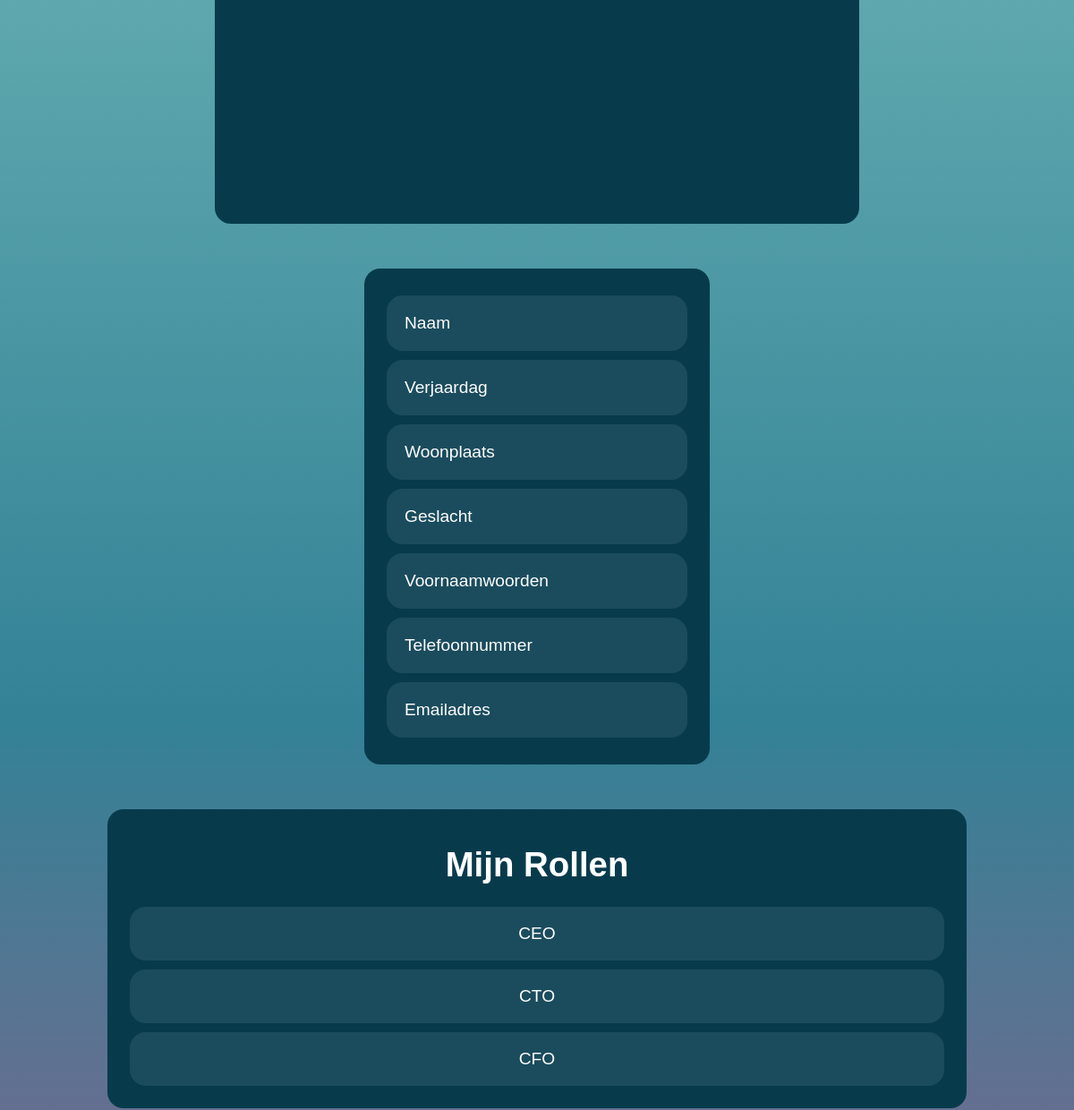
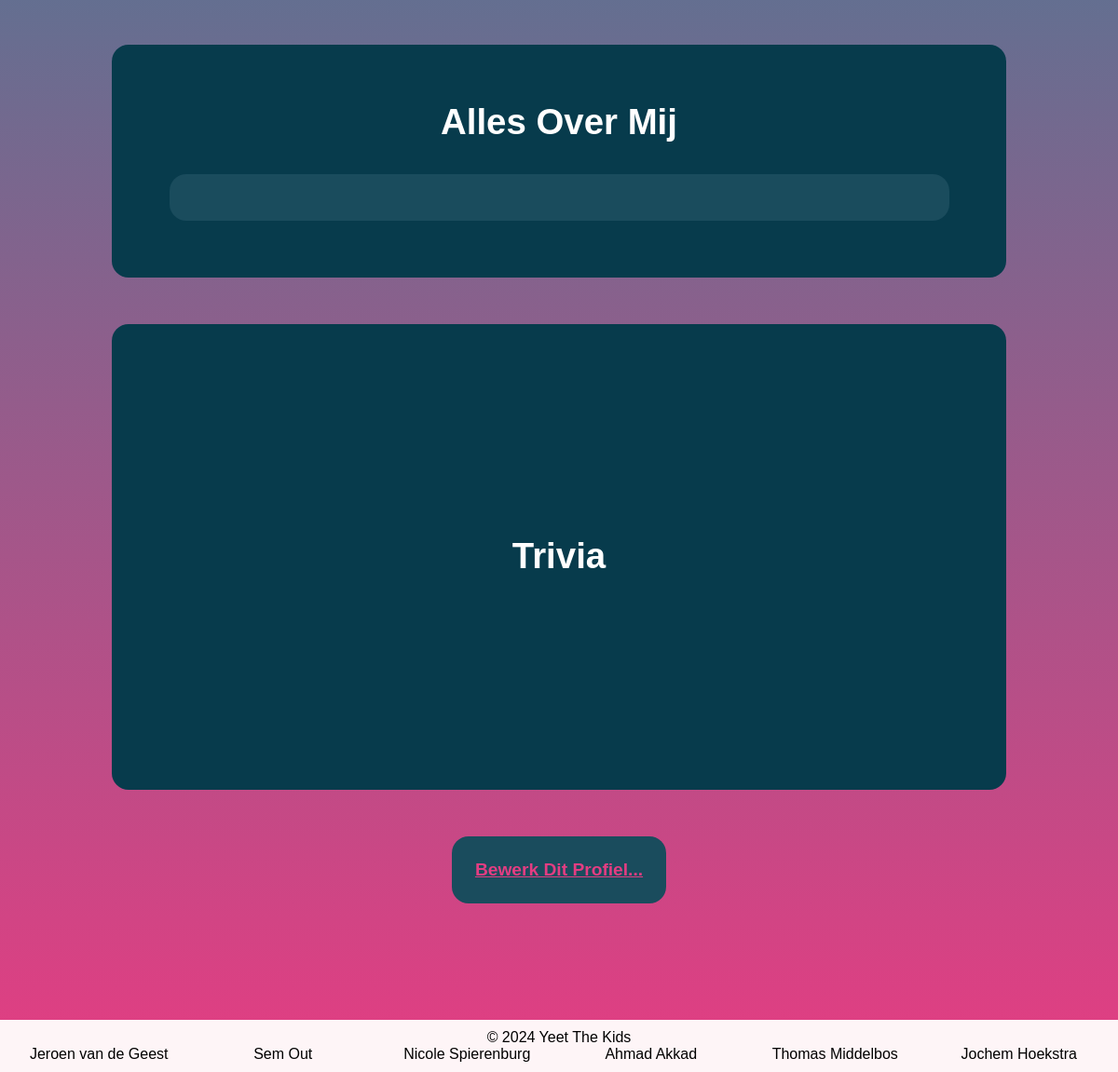
Page /profiles/Ik word gek (signed in, lower part) on the earlier database version (2 pictures, top to bottom).
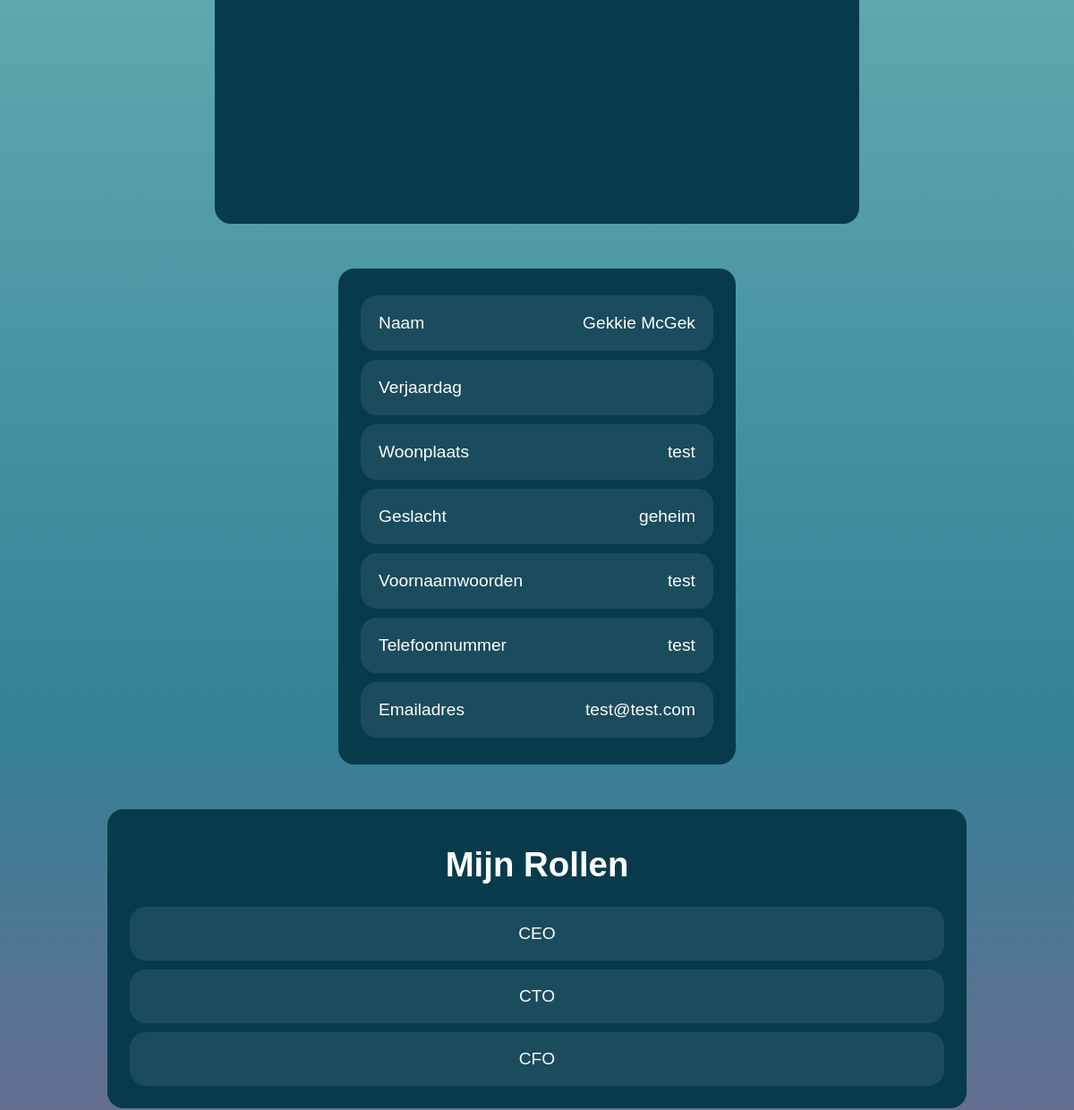
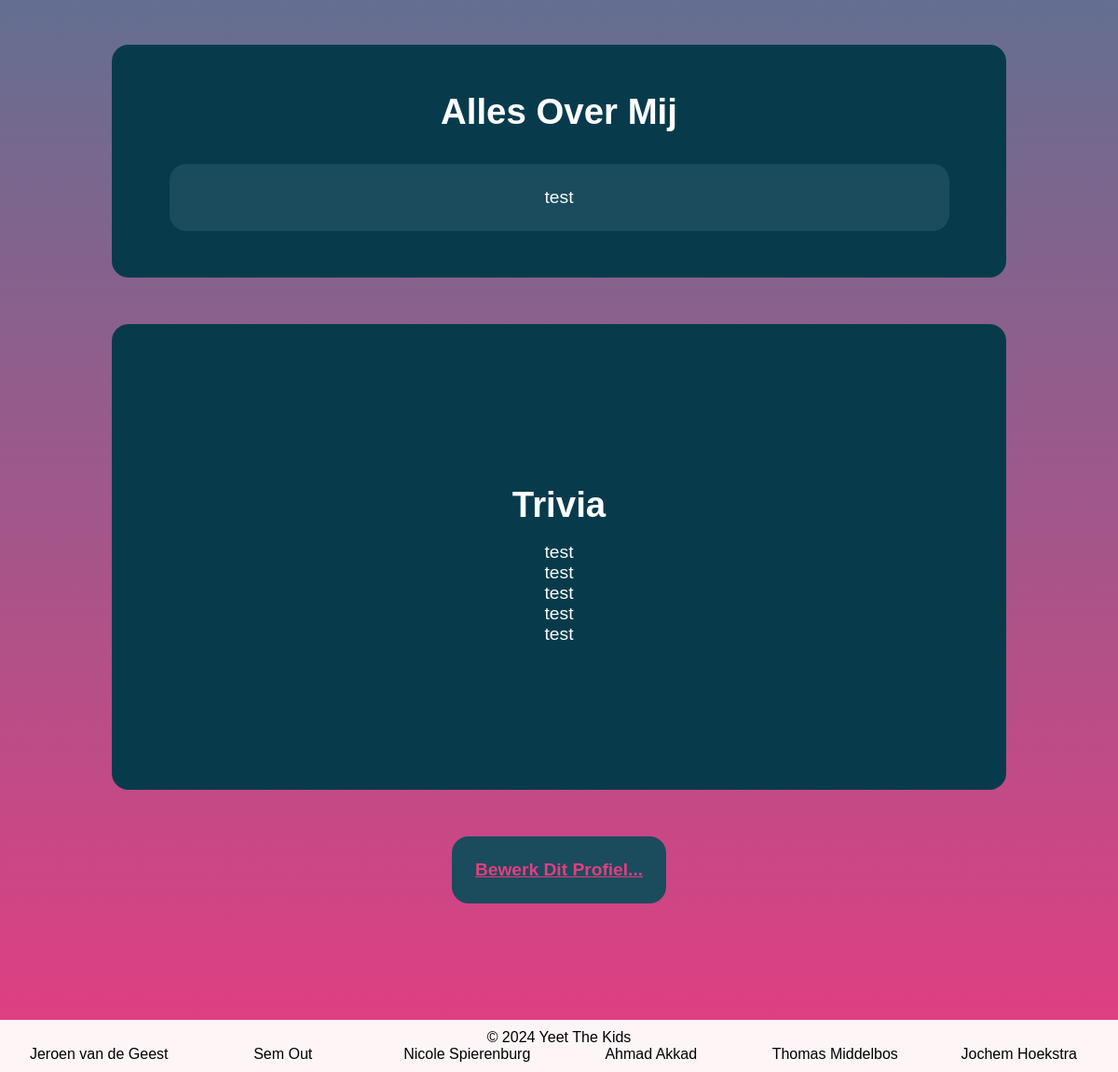
Same page on the later database version (2 pictures, top to bottom).
### user_profiles/models.py (models this page shows, shortened)
class User(AbstractUser):
    GENDERS = [
        ('geheim', 'Geheim'),
        ('vrouw', 'Vrouwelijk'),
        ('man', 'Mannelijk'),
        ('nb', 'Non-Binair'),
    ]
    pfp = models.ImageField(upload_to='profile_pics/', blank=True, null=True)
    first_name = models.CharField(max_length=100)
    last_name = models.CharField(max_length=100)
    city = models.CharField(max_length=100)
    birthday = models.DateField(default=datetime.datetime.now())
    gender = models.CharField(max_length=10, choices=GENDERS)
    pronouns = models.CharField(max_length=15, blank=True)
    number = models.CharField(max_length=12)
    bio = models.TextField(max_length=1000, blank=True)
    trivia1 = models.CharField(max_length=100, blank=True)
    trivia2 = models.CharField(max_length=100, blank=True)
    trivia3 = models.CharField(max_length=100, blank=True)
    trivia4 = models.CharField(max_length=100, blank=True)
    trivia5 = models.CharField(max_length=100, blank=True)
    def __getitem__(self, key):
        return getattr(self, key)

### user_profiles/views.py (the view)
# urls.py: path('<str:current_name>', profile_view, name='profile'),
@login_required
def profile_view(request, current_name):
    user = None
    try:
        user = User.objects.get(username__iexact=current_name)
    except User.DoesNotExist:
        return render(request, '404.html')
    return render(request, 'profile.html', {'user': user})

### user_profiles/templates/profile.html (shortened to what this page needs)
{% extends 'core/base.html' %}
{% load static from static %}
{% block head %}
<link rel="stylesheet" href="{% static 'styles.css' %}">
{% endblock %}
{% block content %}
<div id="main-content">
    <div>
        <div id="profile-container">
            <div class="profile-row" id="row1">
                <div class="rounded-card" id="profile-pfp">
                    <img src="" alt="Profile picture of {{ user.username }}" />
                </div>
                <div class="rounded-card" id="profile-info">
                    <div class="info">
                        <div class="profile-info-box-q" id="profile-name">Naam</div>
                        <div class="profile-info-box" id="profile-name">{{ user.first_name }} {{user.last_name}}</div>
                    </div>
                    <div class="info">
                        <div class="profile-info-box-q" id="profile-age">Verjaardag</div>
                    </div>
                    <div class="info">
                        <div class="profile-info-box-q" id="profile-city">Woonplaats</div>
                        <div class="profile-info-box" id="profile-city">{{ user.city }}</div>
                    </div>
                    <div class="info">
                        <div class="profile-info-box-q" id="profile-gender">Geslacht</div>
                        <div class="profile-info-box" id="profile-gender">{{ user.gender }}</div>
                    </div>
                    <div class="info">
                        <div class="profile-info-box-q" id="profile-gender">Voornaamwoorden</div>
                        <div class="profile-info-box" id="profile-gender">{{ user.pronouns }}</div>
                    </div>
                    <div class="info">
                        <div class="profile-info-box-q" id="profile-gender">Telefoonnummer</div>
                        <div class="profile-info-box" id="profile-gender">{{ user.number }}</div>
                    </div>
                    <div class="info">
                        <div class="profile-info-box-q" id="profile-gender">Emailadres</div>
                        <div class="profile-info-box" id="profile-gender">{{ user.email }}</div>
                    </div>
                </div>
            </div>
            <div class="profile-row" id="row2">
                <div class="rounded-card" id="profile-roles">
                    <h1>Mijn Rollen</h1>
                    <div class="profile-role" id="profile-role1">CEO</div>
                    <div class="profile-role" id="profile-role2">CTO</div>
                    <div class="profile-role" id="profile-role3">CFO</div>
                </div>
                <div class="rounded-card" id="profile-about-me">
                    <h1>Alles Over Mij</h1>
                    <p>
                        {{ user.bio }}
                    </p>
                </div>
            </div>
            <div class="profile-row" id="row3">
                <div class="rounded-card" id="profile-trivia">
                    <h1>Trivia</h1>
                    <p>{{ user.trivia1 }}</p>
                    <p>{{ user.trivia2 }}</p>
                    <p>{{ user.trivia3 }}</p>
                    <p>{{ user.trivia4 }}</p>
                    <p>{{ user.trivia5 }}</p>
                </div>
                <a href="{% url 'edit_profile' current_name=user.username %}" id="profile-edit-link">
                    <div class="rounded-card" id="profile-edit-box">
                        Bewerk Dit Profiel...
                    </div>
                </a>
            </div>
        </div>
    </div>
</div>
{% endblock %}

Differences in the rows shown:
now on this page (row edited): User: first_name "Gekkie", last_name "McGek", city "test", gender "geheim", pronouns "test", number "test", email "test@test.com", bio "test", trivia1 "test", trivia2 "test", trivia3 "test", trivia4 "test", trivia5 "test"
